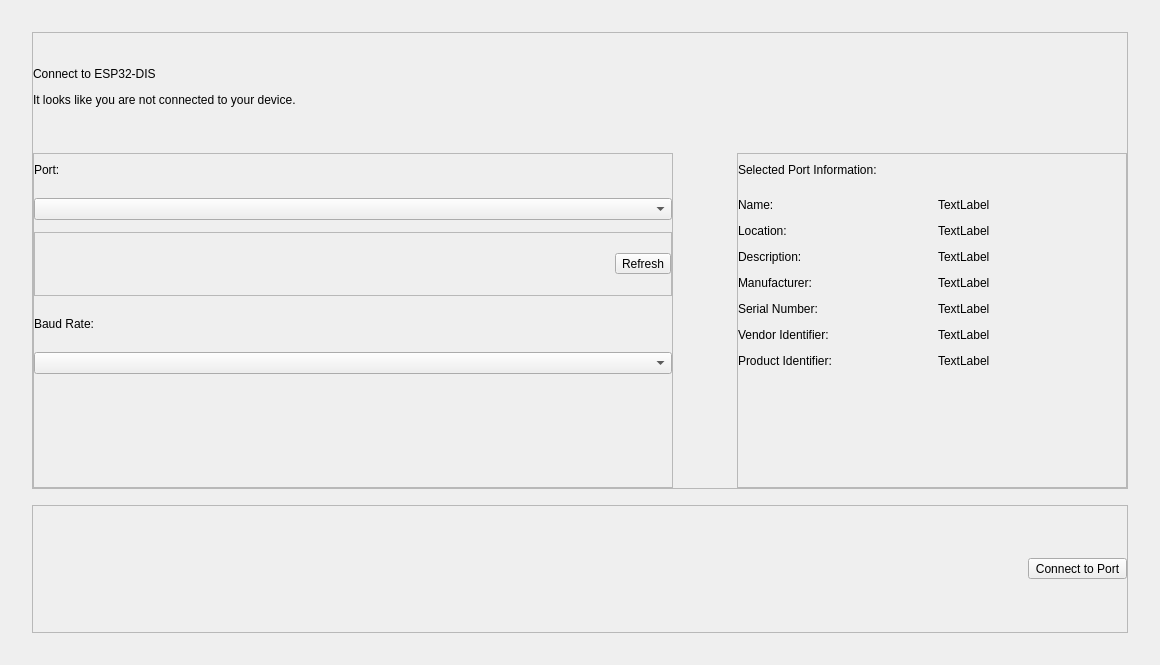
<?xml version="1.0" encoding="UTF-8"?>
<ui version="4.0">
 <class>Connect</class>
 <widget class="QWidget" name="Connect">
  <property name="geometry">
   <rect>
    <x>0</x>
    <y>0</y>
    <width>1160</width>
    <height>665</height>
   </rect>
  </property>
  <property name="windowTitle">
   <string>Form</string>
  </property>
  <layout class="QVBoxLayout" name="mainAreaLayout">
   <property name="spacing">
    <number>16</number>
   </property>
   <property name="leftMargin">
    <number>32</number>
   </property>
   <property name="topMargin">
    <number>32</number>
   </property>
   <property name="rightMargin">
    <number>32</number>
   </property>
   <property name="bottomMargin">
    <number>32</number>
   </property>
   <item>
    <widget class="QFrame" name="InputArea">
     <property name="frameShape">
      <enum>QFrame::StyledPanel</enum>
     </property>
     <property name="frameShadow">
      <enum>QFrame::Raised</enum>
     </property>
     <layout class="QGridLayout" name="connectGridLayout">
      <property name="leftMargin">
       <number>0</number>
      </property>
      <property name="topMargin">
       <number>0</number>
      </property>
      <property name="rightMargin">
       <number>0</number>
      </property>
      <property name="bottomMargin">
       <number>0</number>
      </property>
      <property name="horizontalSpacing">
       <number>64</number>
      </property>
      <property name="verticalSpacing">
       <number>12</number>
      </property>
      <item row="1" column="0" colspan="2">
       <widget class="QLabel" name="titleLabel">
        <property name="minimumSize">
         <size>
          <width>0</width>
          <height>48</height>
         </size>
        </property>
        <property name="maximumSize">
         <size>
          <width>16777215</width>
          <height>64</height>
         </size>
        </property>
        <property name="text">
         <string>Connect to ESP32-DIS </string>
        </property>
        <property name="alignment">
         <set>Qt::AlignBottom|Qt::AlignLeading|Qt::AlignLeft</set>
        </property>
       </widget>
      </item>
      <item row="3" column="0">
       <widget class="QFrame" name="FormArea">
        <property name="maximumSize">
         <size>
          <width>640</width>
          <height>400</height>
         </size>
        </property>
        <property name="frameShape">
         <enum>QFrame::StyledPanel</enum>
        </property>
        <property name="frameShadow">
         <enum>QFrame::Raised</enum>
        </property>
        <layout class="QVBoxLayout" name="formVerticalLayout">
         <property name="spacing">
          <number>12</number>
         </property>
         <property name="leftMargin">
          <number>0</number>
         </property>
         <property name="topMargin">
          <number>0</number>
         </property>
         <property name="rightMargin">
          <number>0</number>
         </property>
         <property name="bottomMargin">
          <number>0</number>
         </property>
         <item>
          <widget class="QLabel" name="portLabel">
           <property name="minimumSize">
            <size>
             <width>0</width>
             <height>32</height>
            </size>
           </property>
           <property name="maximumSize">
            <size>
             <width>16777215</width>
             <height>32</height>
            </size>
           </property>
           <property name="text">
            <string>Port:</string>
           </property>
          </widget>
         </item>
         <item>
          <widget class="QComboBox" name="portSelect">
           <property name="cursor">
            <cursorShape>PointingHandCursor</cursorShape>
           </property>
           <property name="mouseTracking">
            <bool>true</bool>
           </property>
          </widget>
         </item>
         <item>
          <widget class="QFrame" name="FormRefresh">
           <property name="minimumSize">
            <size>
             <width>0</width>
             <height>64</height>
            </size>
           </property>
           <property name="frameShape">
            <enum>QFrame::StyledPanel</enum>
           </property>
           <property name="frameShadow">
            <enum>QFrame::Raised</enum>
           </property>
           <layout class="QHBoxLayout" name="refreshHorizontalLayout">
            <property name="spacing">
             <number>0</number>
            </property>
            <property name="leftMargin">
             <number>0</number>
            </property>
            <property name="topMargin">
             <number>0</number>
            </property>
            <property name="rightMargin">
             <number>0</number>
            </property>
            <property name="bottomMargin">
             <number>0</number>
            </property>
            <item>
             <spacer name="formRefreshSpacer">
              <property name="orientation">
               <enum>Qt::Horizontal</enum>
              </property>
              <property name="sizeHint" stdset="0">
               <size>
                <width>586</width>
                <height>20</height>
               </size>
              </property>
             </spacer>
            </item>
            <item>
             <widget class="QToolButton" name="formRefreshButton">
              <property name="cursor">
               <cursorShape>PointingHandCursor</cursorShape>
              </property>
              <property name="mouseTracking">
               <bool>true</bool>
              </property>
              <property name="text">
               <string>Refresh</string>
              </property>
             </widget>
            </item>
           </layout>
          </widget>
         </item>
         <item>
          <widget class="QLabel" name="baudLabel">
           <property name="minimumSize">
            <size>
             <width>0</width>
             <height>32</height>
            </size>
           </property>
           <property name="maximumSize">
            <size>
             <width>16777215</width>
             <height>32</height>
            </size>
           </property>
           <property name="text">
            <string>Baud Rate:</string>
           </property>
          </widget>
         </item>
         <item>
          <widget class="QComboBox" name="baudSelect">
           <property name="cursor">
            <cursorShape>PointingHandCursor</cursorShape>
           </property>
           <property name="mouseTracking">
            <bool>true</bool>
           </property>
          </widget>
         </item>
         <item>
          <spacer name="formSpacer">
           <property name="orientation">
            <enum>Qt::Vertical</enum>
           </property>
           <property name="sizeHint" stdset="0">
            <size>
             <width>20</width>
             <height>40</height>
            </size>
           </property>
          </spacer>
         </item>
        </layout>
       </widget>
      </item>
      <item row="3" column="1">
       <widget class="QFrame" name="PortInfoArea">
        <property name="maximumSize">
         <size>
          <width>480</width>
          <height>16777215</height>
         </size>
        </property>
        <property name="frameShape">
         <enum>QFrame::StyledPanel</enum>
        </property>
        <property name="frameShadow">
         <enum>QFrame::Raised</enum>
        </property>
        <layout class="QGridLayout" name="portInfoGridLayout">
         <property name="leftMargin">
          <number>0</number>
         </property>
         <property name="topMargin">
          <number>0</number>
         </property>
         <property name="rightMargin">
          <number>0</number>
         </property>
         <property name="bottomMargin">
          <number>0</number>
         </property>
         <property name="spacing">
          <number>12</number>
         </property>
         <item row="3" column="0">
          <widget class="QLabel" name="infoDescriptionLabel">
           <property name="text">
            <string>Description:</string>
           </property>
          </widget>
         </item>
         <item row="7" column="0">
          <widget class="QLabel" name="infoProductLabel">
           <property name="text">
            <string>Product Identifier:</string>
           </property>
          </widget>
         </item>
         <item row="1" column="0">
          <widget class="QLabel" name="infoPortLabel">
           <property name="text">
            <string>Name:</string>
           </property>
          </widget>
         </item>
         <item row="2" column="1">
          <widget class="QLabel" name="infoLocationValue">
           <property name="text">
            <string>TextLabel</string>
           </property>
          </widget>
         </item>
         <item row="6" column="0">
          <widget class="QLabel" name="infoVendorLabel">
           <property name="text">
            <string>Vendor Identifier:</string>
           </property>
          </widget>
         </item>
         <item row="3" column="1">
          <widget class="QLabel" name="infoDescriptionValue">
           <property name="text">
            <string>TextLabel</string>
           </property>
          </widget>
         </item>
         <item row="7" column="1">
          <widget class="QLabel" name="infoProductValue">
           <property name="text">
            <string>TextLabel</string>
           </property>
          </widget>
         </item>
         <item row="5" column="0">
          <widget class="QLabel" name="infoSerialLabel">
           <property name="text">
            <string>Serial Number:</string>
           </property>
          </widget>
         </item>
         <item row="6" column="1">
          <widget class="QLabel" name="infoVendorValue">
           <property name="text">
            <string>TextLabel</string>
           </property>
          </widget>
         </item>
         <item row="2" column="0">
          <widget class="QLabel" name="infoLocationLabel">
           <property name="text">
            <string>Location:</string>
           </property>
          </widget>
         </item>
         <item row="1" column="1">
          <widget class="QLabel" name="infoPortValue">
           <property name="text">
            <string>TextLabel</string>
           </property>
          </widget>
         </item>
         <item row="4" column="0">
          <widget class="QLabel" name="infoManufacturerLabel">
           <property name="text">
            <string>Manufacturer:</string>
           </property>
          </widget>
         </item>
         <item row="5" column="1">
          <widget class="QLabel" name="infoSerialValue">
           <property name="text">
            <string>TextLabel</string>
           </property>
          </widget>
         </item>
         <item row="4" column="1">
          <widget class="QLabel" name="infoManufacturerValue">
           <property name="text">
            <string>TextLabel</string>
           </property>
          </widget>
         </item>
         <item row="0" column="0" colspan="2">
          <widget class="QLabel" name="portInfoTitleLabel">
           <property name="minimumSize">
            <size>
             <width>0</width>
             <height>32</height>
            </size>
           </property>
           <property name="maximumSize">
            <size>
             <width>16777215</width>
             <height>32</height>
            </size>
           </property>
           <property name="text">
            <string>Selected Port Information:</string>
           </property>
          </widget>
         </item>
         <item row="8" column="0" colspan="2">
          <spacer name="infoSpacer">
           <property name="orientation">
            <enum>Qt::Vertical</enum>
           </property>
           <property name="sizeHint" stdset="0">
            <size>
             <width>20</width>
             <height>40</height>
            </size>
           </property>
          </spacer>
         </item>
        </layout>
       </widget>
      </item>
      <item row="2" column="0" colspan="2">
       <widget class="QLabel" name="subtitleLabel">
        <property name="minimumSize">
         <size>
          <width>0</width>
          <height>48</height>
         </size>
        </property>
        <property name="maximumSize">
         <size>
          <width>16777215</width>
          <height>98</height>
         </size>
        </property>
        <property name="text">
         <string>It looks like you are not connected to your device.</string>
        </property>
        <property name="alignment">
         <set>Qt::AlignLeading|Qt::AlignLeft|Qt::AlignTop</set>
        </property>
       </widget>
      </item>
     </layout>
    </widget>
   </item>
   <item>
    <widget class="QFrame" name="ButtonArea">
     <property name="minimumSize">
      <size>
       <width>0</width>
       <height>128</height>
      </size>
     </property>
     <property name="frameShape">
      <enum>QFrame::StyledPanel</enum>
     </property>
     <property name="frameShadow">
      <enum>QFrame::Raised</enum>
     </property>
     <layout class="QHBoxLayout" name="buttonLayout">
      <property name="spacing">
       <number>0</number>
      </property>
      <property name="leftMargin">
       <number>0</number>
      </property>
      <property name="topMargin">
       <number>0</number>
      </property>
      <property name="rightMargin">
       <number>0</number>
      </property>
      <property name="bottomMargin">
       <number>0</number>
      </property>
      <item>
       <spacer name="connectSpacer">
        <property name="orientation">
         <enum>Qt::Horizontal</enum>
        </property>
        <property name="sizeHint" stdset="0">
         <size>
          <width>1044</width>
          <height>20</height>
         </size>
        </property>
       </spacer>
      </item>
      <item>
       <widget class="QToolButton" name="connectButton">
        <property name="cursor">
         <cursorShape>PointingHandCursor</cursorShape>
        </property>
        <property name="mouseTracking">
         <bool>true</bool>
        </property>
        <property name="text">
         <string>Connect to Port</string>
        </property>
        <property name="toolButtonStyle">
         <enum>Qt::ToolButtonTextBesideIcon</enum>
        </property>
       </widget>
      </item>
     </layout>
    </widget>
   </item>
  </layout>
 </widget>
 <resources/>
 <connections/>
</ui>
